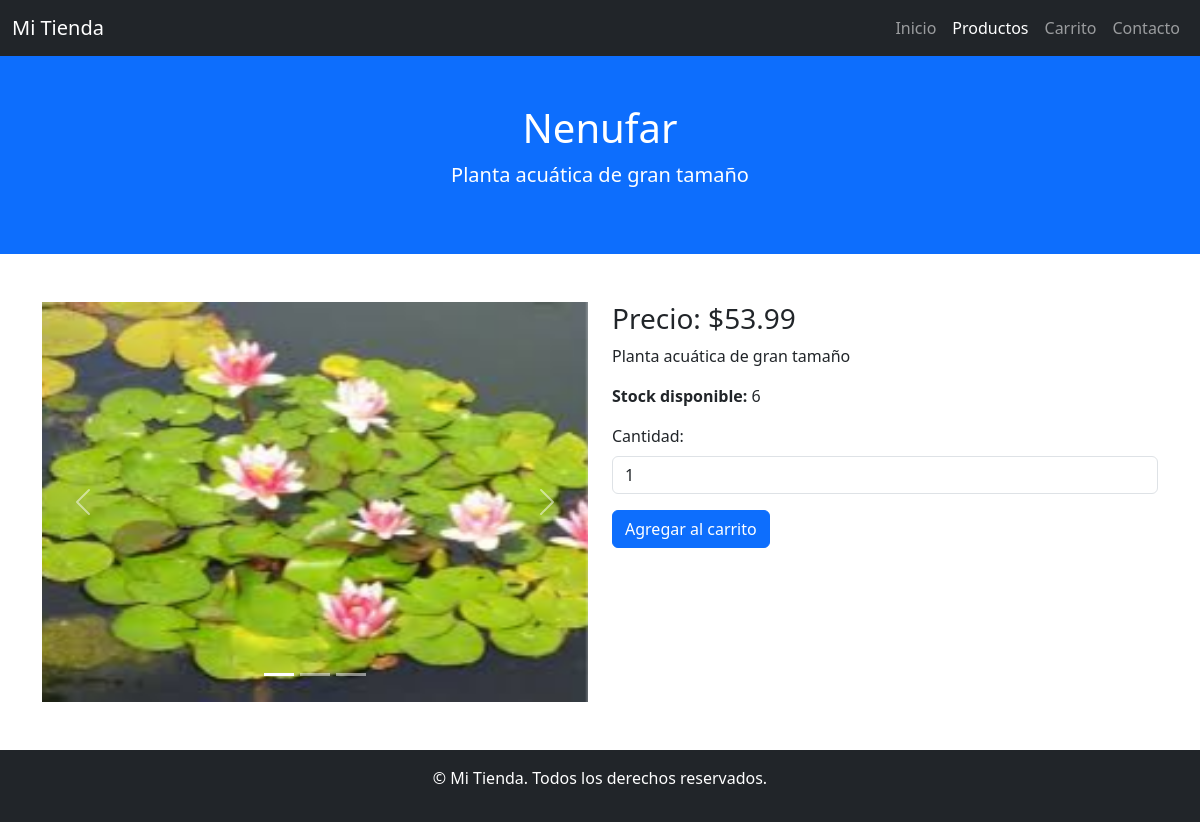
The page /shop/producto/5/ on the database its author committed.
### store/models.py (models this page shows, shortened)
class Producto(models.Model):
    nombre = models.CharField(max_length=255)
    descripcion = models.TextField()
    precio = models.DecimalField(max_digits=10, decimal_places=2)
    stock = models.IntegerField()
    imagen = models.ImageField(upload_to='productos/', null=True, blank=True)  # Imagen principal
    categoria = models.ForeignKey('Categoria', on_delete=models.CASCADE, related_name='productos')
    stock = models.PositiveIntegerField(default=0)
    destacado = models.BooleanField(default=False)

class ProductoImagen(models.Model):
    producto = models.ForeignKey(Producto, related_name='imagenes', on_delete=models.CASCADE)
    imagen = models.ImageField(upload_to='productos/')

### store/views.py (the view)
# urls.py: path('producto/<int:producto_id>/', views.detalle_producto, name='detalle_producto'),
def detalle_producto(request, producto_id):
    producto = get_object_or_404(Producto, id=producto_id)
    imagenes = producto.imagenes.all()  # Recupera todas las imágenes relacionadas
    return render(request, 'store/detalle_producto.html', {'producto': producto, 'imagenes': imagenes})

### store/templates/store/detalle_producto.html (shortened to what this page needs)
<!DOCTYPE html>
<html lang="es">
<head>
    <link href="https://cdn.jsdelivr.net/npm/bootstrap@5.3.0/dist/css/bootstrap.min.css" rel="stylesheet">
</head>
<body>
    <nav class="navbar navbar-expand-lg navbar-dark bg-dark">
        <div class="container-fluid">
            <a class="navbar-brand" href="/home">Mi Tienda</a>
            <div class="collapse navbar-collapse" id="navbarNav">
                <ul class="navbar-nav ms-auto">
                    <li class="nav-item">
                        <a class="nav-link" href="/home">Inicio</a>
                    </li>
                    <li class="nav-item">
                        <a class="nav-link active" href="/shop">Productos</a>
                    </li>
                    <li class="nav-item">
                        <a class="nav-link" href="/carrito">Carrito</a>
                    </li>
                    <li class="nav-item">
                        <a class="nav-link" href="/contact">Contacto</a>
                    </li>
                </ul>
            </div>
        </div>
    </nav>
    <header class="bg-primary text-white text-center py-5">
        <h1>{{ producto.nombre }}</h1>
        <p class="lead">{{ producto.descripcion }}</p>
    </header>
    <div class="container my-5">
        <div class="row">
            <div class="col-md-6">
                {% if imagenes %}
                    <div id="carouselProducto" class="carousel slide" data-bs-ride="carousel">
                        <div class="carousel-inner">
                            {% for imagen in imagenes %}
                                <div class="carousel-item {% if forloop.first %}active{% endif %}">
                                    <img src="{{ imagen.imagen.url }}" class="d-block w-100" alt="{{ producto.nombre }}">
                                </div>
                            {% endfor %}
                        </div>
                        <button class="carousel-control-prev" type="button" data-bs-target="#carouselProducto" data-bs-slide="prev">
                            <span class="carousel-control-prev-icon" aria-hidden="true"></span>
                        </button>
                        <button class="carousel-control-next" type="button" data-bs-target="#carouselProducto" data-bs-slide="next">
                            <span class="carousel-control-next-icon" aria-hidden="true"></span>
                        </button>
                        <div class="carousel-indicators">
                            {% for imagen in imagenes %}
                                <button type="button" data-bs-target="#carouselProducto" data-bs-slide-to="{{ forloop.counter0 }}" {% if forloop.first %}class="active"{% endif %} aria-current="{% if forloop.first %}true{% endif %}" aria-label="Slide {{ forloop.counter }}"></button>
                            {% endfor %}
                        </div>
                    </div>
                {% else %}
                    <img src="{{ producto.imagen.url }}" class="img-fluid" alt="{{ producto.nombre }}">
                {% endif %}
            </div>
            <div class="col-md-6">
                <h3>Precio: ${{ producto.precio }}</h3>
                <p>{{ producto.descripcion }}</p>
                <p><strong>Stock disponible:</strong> {{ producto.stock }}</p>
                <form action="{% url 'agregar_al_carrito' producto.id %}" method="POST">
                    <div class="mb-3">
                        <label for="cantidad" class="form-label">Cantidad:</label>
                        <input type="number" id="cantidad" name="cantidad" value="1" min="1" max="{{ producto.stock }}" class="form-control" required>
                    </div>
                    <button type="submit" class="btn btn-primary" {% if producto.stock == 0 %} disabled {% endif %}>Agregar al carrito</button>
                </form>
            </div>
        </div>
    </div>
    <footer class="bg-dark text-white text-center py-3">
        <p>&copy; {{ current_year }} Mi Tienda. Todos los derechos reservados.</p>
    </footer>
</body>
</html>

### store/templates/store/detalle_producto.html (style rules this page uses)
.carousel-item img { width: 100%; height: 400px; object-fit: cover; }

### rows shown on the page
Producto: nombre "Nenufar", descripcion "Planta acuática de gran tamaño", precio "53.99", stock "6"
ProductoImagen: imagen (picture)
